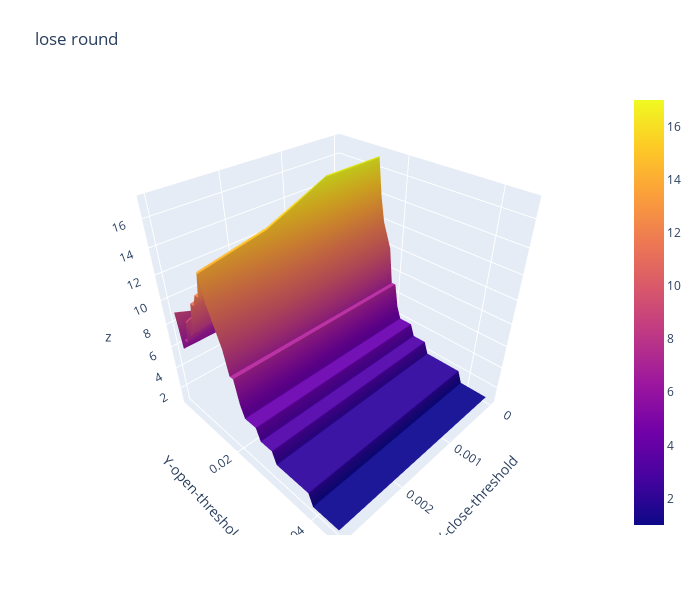

This figure's notebook cell:
### Code cell
import plotly.graph_objects as go

x_data = df_lose_round.columns.to_list() # close threshold

y_data = df_lose_round.index.to_list() # open threshold

z_data = df_lose_round.copy(deep=True) # win rate

fig = go.Figure(data=[go.Surface(z=z_data.values,x=x_data,y=y_data)])

fig.update_layout(title="lose round", # 标题
                  autosize=False,  # 尺度自动缩放
                  width=700,  # 长宽
                  height=600,
                  margin=dict(l=65,r=50,b=65,t=90),  # 4个位置的距离
                  scene=dict(xaxis_title='X-close-threshold',yaxis_title='Y-open-threshold')
                )

fig.show()

### Figure 1 — Plotly figure (JSON) as saved in the notebook; plotly's stock layout.template omitted (floating-point values rounded to 4 significant figures; data arrays with more than 128 entries replaced by an {"elided": "..."} marker saying what was removed)
{"data": [{"type": "surface", "x": [0, 0.001, 0.002, 0.003], "y": [0.0031, 0.0032, 0.0035, 0.004, 0.005, 0.006, 0.007, 0.008, 0.009, 0.01, 0.011, 0.012, 0.013, 0.014, 0.015, 0.016, 0.017, 0.018, 0.019, 0.02, 0.021, 0.022, 0.023, 0.024, 0.025, 0.026, 0.027, 0.028, 0.029, 0.03, 0.031, 0.032, 0.033, 0.034, 0.035, 0.036, 0.037, 0.038, 0.039, 0.04, 0.041, 0.042, 0.043, 0.044, 0.045], "z": {"elided": "45x4 int values"}}], "layout": {"autosize": false, "height": 600, "margin": {"b": 65, "l": 65, "r": 50, "t": 90}, "scene": {"xaxis": {"title": {"text": "X-close-threshold"}}, "yaxis": {"title": {"text": "Y-open-threshold"}}}, "title": {"text": "lose round"}, "width": 700}}
